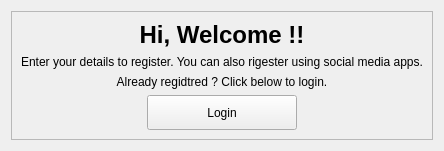
                <widget class="QWidget" name="welcome_signup_pg">
                 <layout class="QVBoxLayout" name="verticalLayout_8">
                  <item alignment="Qt::AlignHCenter|Qt::AlignVCenter">
                   <widget class="QFrame" name="frame_5">
                    <property name="frameShape">
                     <enum>QFrame::StyledPanel</enum>
                    </property>
                    <property name="frameShadow">
                     <enum>QFrame::Raised</enum>
                    </property>
                    <layout class="QVBoxLayout" name="verticalLayout_7">
                     <item>
                      <widget class="QLabel" name="label_7">
                       <property name="maximumSize">
                        <size>
                         <width>16777215</width>
                         <height>16777210</height>
                        </size>
                       </property>
                       <property name="text">
                        <string>&lt;html&gt;&lt;head/&gt;&lt;body&gt;&lt;p align="center"&gt;&lt;span style=" font-size:18pt; font-weight:600;"&gt;Hi, Welcome !!&lt;/span&gt;&lt;/p&gt;&lt;/body&gt;&lt;/html&gt;</string>
                       </property>
                      </widget>
                     </item>
                     <item>
                      <widget class="QLabel" name="label_8">
                       <property name="text">
                        <string>Enter your details to register. You can also rigester using social media apps.</string>
                       </property>
                       <property name="alignment">
                        <set>Qt::AlignCenter</set>
                       </property>
                      </widget>
                     </item>
                     <item>
                      <widget class="QLabel" name="label_9">
                       <property name="text">
                        <string>Already regidtred ? Click below to login.</string>
                       </property>
                       <property name="alignment">
                        <set>Qt::AlignCenter</set>
                       </property>
                      </widget>
                     </item>
                     <item alignment="Qt::AlignHCenter">
                      <widget class="QPushButton" name="to_login">
                       <property name="minimumSize">
                        <size>
                         <width>150</width>
                         <height>35</height>
                        </size>
                       </property>
                       <property name="maximumSize">
                        <size>
                         <width>150</width>
                         <height>35</height>
                        </size>
                       </property>
                       <property name="cursor">
                        <cursorShape>PointingHandCursor</cursorShape>
                       </property>
                       <property name="text">
                        <string>Login</string>
                       </property>
                      </widget>
                     </item>
                    </layout>
                   </widget>
                  </item>
                 </layout>
                </widget>
